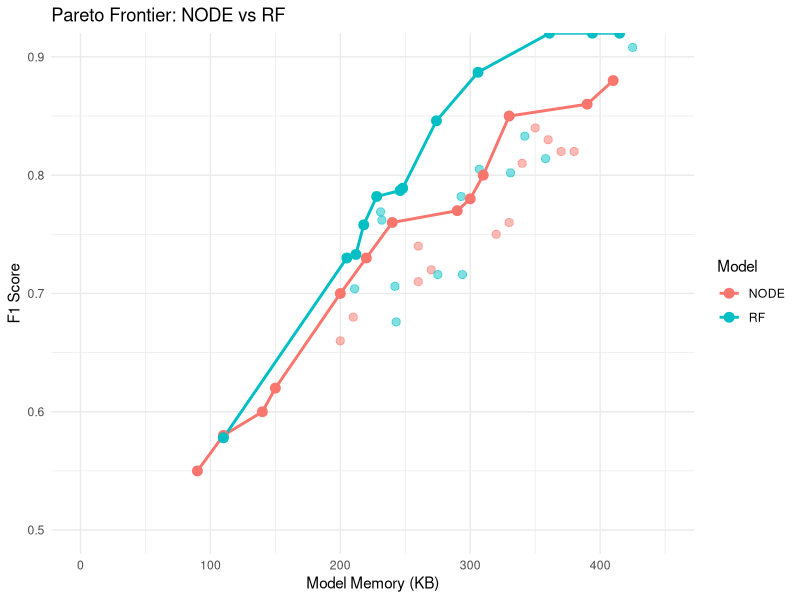

The R script that drew this image:
library(ggplot2)
library(dplyr)

# --- Load data ---
df_node <- read.csv("node.csv") %>% mutate(model = "NODE")
df_rf   <- read.csv("rf.csv")   %>% mutate(model = "RF")

# --- Combine datasets ---
df_all <- bind_rows(df_node, df_rf)

# --- Pareto function (keep your cummax version if you want) ---
get_pareto <- function(df) {
  df %>%
    arrange(model_memory_kb, desc(f1_score)) %>%
    mutate(best_so_far = cummax(f1_score)) %>%
    filter(f1_score == best_so_far) %>%
    distinct(model_memory_kb, f1_score, .keep_all = TRUE)
}

# --- Compute Pareto per model ---
df_pareto <- df_all %>%
  group_by(model) %>%
  group_modify(~ get_pareto(.x)) %>%
  ungroup()

# --- Plot ---
ggplot(df_all, aes(x = model_memory_kb, y = f1_score, color = model)) +
  
  # All points
  geom_point(alpha = 0.5, size = 2.5) +
  
  # Pareto lines
  geom_line(data = df_pareto %>% arrange(model, model_memory_kb),
            linewidth = 1) +
  
  # Pareto points
  geom_point(data = df_pareto,
             size = 3) +
  
  coord_cartesian(xlim = c(0, 450), ylim = c(0.5, 0.9)) +
  
  theme_minimal() +
  labs(
    title = "Pareto Frontier: NODE vs RF",
    x = "Model Memory (KB)",
    y = "F1 Score",
    color = "Model"
  )
